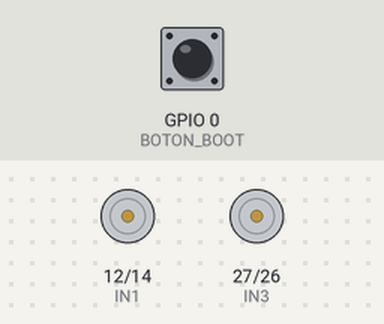
Recording of a sketch running on a simulated ESP32. On the bench: motor-driver pin pairs drawn as motors (green arrow = first pin HIGH = forward, orange = second pin HIGH = backward, longer = more drive, scaled by the enable pin). The inputs (shaded band) are chosen by the test bench; at power-on: GPIO 0 (BOTON_BOOT) HIGH. What the sketch prints to the serial monitor is not drawn.

Above: at 0.9 s.
1.0 s: GPIO 0 (BOTON_BOOT) pulled LOW for 0.15 s
At 3.3 s:
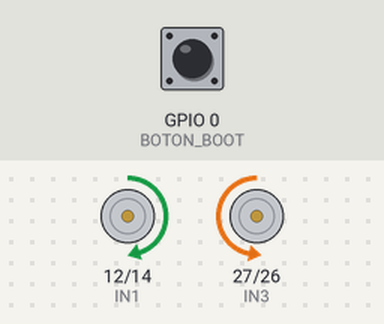
At 5.5 s:
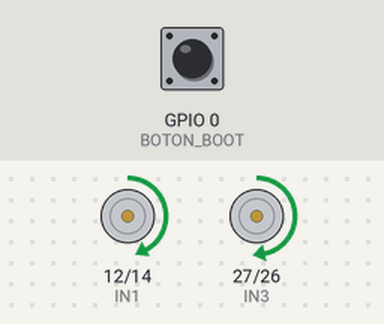
7.1 s: GPIO 0 (BOTON_BOOT) pulsed LOW 2 times (0.12 s each, 0.3 s apart)
At 8.2 s:
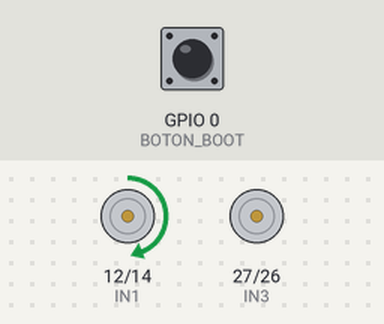
Timing chart, 0 to 49.6 s (numbered marks = the images above; inputs shaded):
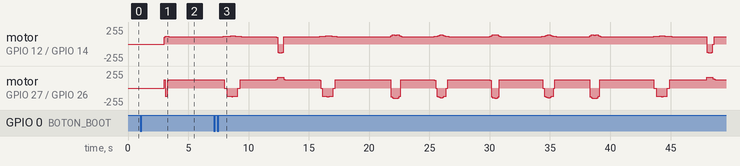

The sketch:

Control_MPC.ino
```cpp
#include "trayectoria.h"

// --- PINES ---
const int ENA = 13; const int IN1 = 12; const int IN2 = 14;
const int ENB = 25; const int IN3 = 27; const int IN4 = 26;
const int BOTON_BOOT = 0;

// --- PARÁMETROS DE "DOMESTICACIÓN" ---
const float L_virtual = 0.45; // EXTREMO: Forzará giros sobre el eje para cerrar la mariposa
const float max_v = 3.5;      // EXTREMO: Hará que el robot avance MUY lento y cubra poca distancia

// --- CALIBRACIÓN DE ARRANQUE ---
const int MIN_PWM_DER = 100;   // Bajado para recuperar control
const int MIN_PWM_IZQ = 120;   // El izquierdo siempre un poco más fuerte por tu hardware

const float BOOST_IZQ = 1.30;

// --- FRECUENCIA ---
const int freq = 400;  // Frecuencia baja para mantener torque a baja velocidad
const int resolucion = 8;

void setup() {
  Serial.begin(115200);
  pinMode(IN1, OUTPUT); pinMode(IN2, OUTPUT);
  pinMode(IN3, OUTPUT); pinMode(IN4, OUTPUT);

  ledcAttach(ENA, freq, resolucion);
  ledcAttach(ENB, freq, resolucion);
  frenar();

  pinMode(BOTON_BOOT, INPUT_PULLUP);
  Serial.println("--- INTENTO 17: MODO TORTUGA ---");

  while (digitalRead(BOTON_BOOT) == HIGH) { delay(50); }
  delay(2000);
}

void loop() {
  for (int k = 0; k < total_pasos; k++) {
    float v = pgm_read_float(&v_ref[k]);
    float w = pgm_read_float(&w_ref[k]);

    // Cálculo con L_virtual extremo para forzar el giro cerrado
    float v_der = v + (w * L_virtual / 2.0);
    float v_izq = v - (w * L_virtual / 2.0);

    // Mapeo con max_v muy alto (PWM resultante será pequeño)
    int pwm_der_raw = abs(v_der) * (255.0 / max_v);
    int pwm_izq_raw = abs(v_izq) * (255.0 / max_v) * BOOST_IZQ;

    // Compensación de zona muerta baja
    int pwm_der = (pwm_der_raw > 2) ? map(pwm_der_raw, 1, 255, MIN_PWM_DER, 220) : 0;
    int pwm_izq = (pwm_izq_raw > 2) ? map(pwm_izq_raw, 1, 255, MIN_PWM_IZQ, 220) : 0;

    // Limitamos a 220 para no estresar las pilas y evitar el reinicio (Brownout)
    controlMotores(constrain(pwm_der, 0, 220), v_der >= 0,
                   constrain(pwm_izq, 0, 220), v_izq >= 0);

    // Si quieres que vaya aún más lento, puedes subir este delay a 110 o 120
    delay(100);
  }

  frenar();
  Serial.println("Fin.");
  while (true);
}

void controlMotores(int p_der, bool fwd_der, int p_izq, bool fwd_izq) {
  digitalWrite(IN1, fwd_der ? HIGH : LOW);
  digitalWrite(IN2, fwd_der ? LOW : HIGH);
  ledcWrite(ENA, p_der);
  digitalWrite(IN3, fwd_izq ? HIGH : LOW);
  digitalWrite(IN4, fwd_izq ? LOW : HIGH);
  ledcWrite(ENB, p_izq);
}

void frenar() {
  ledcWrite(ENA, 0); ledcWrite(ENB, 0);
  digitalWrite(IN1, LOW); digitalWrite(IN2, LOW);
  digitalWrite(IN3, LOW); digitalWrite(IN4, LOW);
}
```

Source omitted: trayectoria.h (data table, 30946 bytes)
